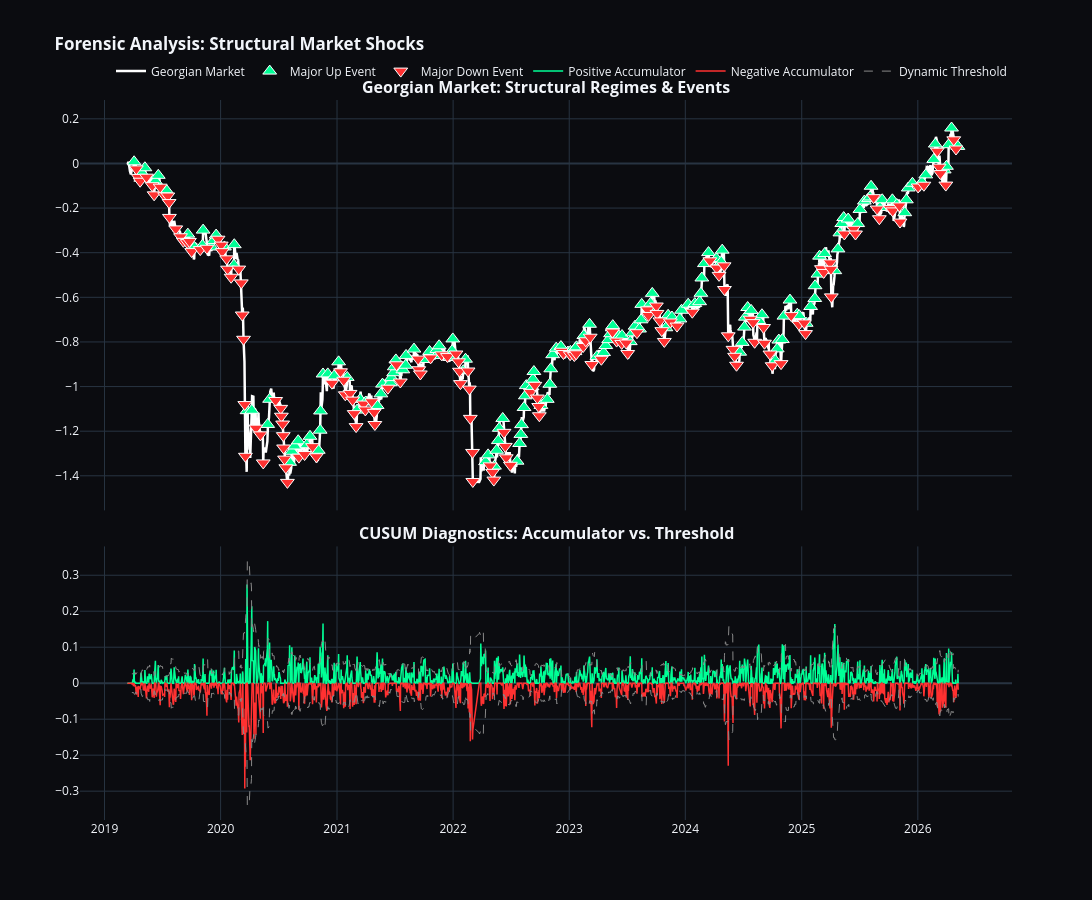

The notebook cell saved with this chart:
### Code cell
def plot_cusum_forensic_dashboard(equity_factor, cusum_path, X_events, factor_name_map):
    # 1. Data Preparation
    returns = _coerce_return_series(equity_factor)
    actual_cum = returns.cumsum()
    plot_df = cusum_path.copy()
    
    # Tooltip helper: Connects the event to the Macro factors
    def get_macro_string(date):
        if date not in X_events.index: return "No lead macro data"
        row = X_events.loc[date]
        top3 = row.abs().sort_values(ascending=False).head(3).index
        parts = []
        for col in top3:
            name = factor_name_map.get(col, col)
            val = row[col]
            emoji = "🟢" if val > 0 else "🔴"
            parts.append(f"{emoji} {name}: {val:.2f} SD")
        return "<br>".join(parts)

    # 2. Setup Figure
    fig = make_subplots(
        rows=2, cols=1, 
        shared_xaxes=True, 
        vertical_spacing=0.05,
        subplot_titles=("<b>Georgian Market: Structural Regimes & Events</b>", 
                        "<b>CUSUM Diagnostics: Accumulator vs. Threshold</b>"),
        row_heights=[0.6, 0.4]
    )

    # --- PANE 1: REGIME SHADING ---
    regimes = plot_df['event_side'].replace(0, np.nan).ffill().fillna(0)
    changes = regimes.diff().ne(0).cumsum()
    for reg_id in changes.unique():
        subset = regimes[changes == reg_id]
        val = subset.iloc[0]
        color = "rgba(0, 255, 150, 0.08)" if val == 1 else "rgba(255, 49, 49, 0.08)" if val == -1 else "rgba(0,0,0,0)"
        fig.add_vrect(x0=subset.index[0], x1=subset.index[-1], fillcolor=color, layer="below", line_width=0, row=1, col=1)

    # --- PANE 1: GEORGIAN MARKET ---
    fig.add_trace(go.Scatter(
        x=actual_cum.index, y=actual_cum, 
        name="Georgian Market",
        line=dict(color="#FFFFFF", width=2.5)
    ), row=1, col=1)

    # --- PANE 1: STRUCTURAL EVENTS ---
    up_events = plot_df[plot_df["event_side"] == 1]
    down_events = plot_df[plot_df["event_side"] == -1]

    if not up_events.empty:
        fig.add_trace(go.Scatter(
            x=up_events.index, y=actual_cum.loc[up_events.index],
            mode="markers", name="Major Up Event",
            marker=dict(color="#00FF96", size=12, symbol="triangle-up", line=dict(width=1, color="white")),
            customdata=[get_macro_string(d) for d in up_events.index],
            hovertemplate="<b>Major Up Event</b><br>%{customdata}<extra></extra>"
        ), row=1, col=1)

    if not down_events.empty:
        fig.add_trace(go.Scatter(
            x=down_events.index, y=actual_cum.loc[down_events.index],
            mode="markers", name="Major Down Event",
            marker=dict(color="#FF3131", size=12, symbol="triangle-down", line=dict(width=1, color="white")),
            customdata=[get_macro_string(d) for d in down_events.index],
            hovertemplate="<b>Major Down Event</b><br>%{customdata}<extra></extra>"
        ), row=1, col=1)

    # --- PANE 2: CUSUM ACCUMULATORS ---
    fig.add_trace(go.Scatter(x=plot_df.index, y=plot_df["positive_accumulator"], name="Positive Accumulator", line=dict(color="#00FF96", width=1.5)), row=2, col=1)
    fig.add_trace(go.Scatter(x=plot_df.index, y=plot_df["negative_accumulator"], name="Negative Accumulator", line=dict(color="#FF3131", width=1.5)), row=2, col=1)
    fig.add_trace(go.Scatter(x=plot_df.index, y=plot_df["positive_threshold"], name="Dynamic Threshold", line=dict(color="#888888", width=1, dash="dash")), row=2, col=1)
    fig.add_trace(go.Scatter(x=plot_df.index, y=plot_df["negative_threshold"], name="Dynamic Threshold", line=dict(color="#888888", width=1, dash="dash"), showlegend=False), row=2, col=1)

    # 3. Styling
    fig.update_layout(
        template="plotly_dark", height=900, width=1200,
        title_text="<b>Forensic Analysis: Structural Market Shocks</b>",
        hovermode="x unified",
        legend=dict(orientation="h", yanchor="bottom", y=1.02, xanchor="right", x=1),
        paper_bgcolor="#0b0c10", plot_bgcolor="#0b0c10"
    )
    return fig

fig = plot_cusum_forensic_dashboard(equity_factor, cusum_path, X_events, factor_name_map1)
fig.show()

### Figure 1 — Plotly figure (JSON) as saved in the notebook; plotly's stock layout.template omitted (floating-point values rounded to 4 significant figures; data arrays with more than 128 entries replaced by an {"elided": "..."} marker saying what was removed)
{"data": [{"line": {"color": "#FFFFFF", "width": 2.5}, "name": "Georgian Market", "type": "scatter", "x": {"elided": "1840 str values"}, "xaxis": "x", "y": {"elided": "1840 float values"}, "yaxis": "y"}, {"customdata": {"elided": "176 str values"}, "hovertemplate": "<b>Major Up Event</b><br>%{customdata}<extra></extra>", "marker": {"color": "#00FF96", "line": {"color": "white", "width": 1}, "size": 12, "symbol": "triangle-up"}, "mode": "markers", "name": "Major Up Event", "type": "scatter", "x": {"elided": "176 str values"}, "xaxis": "x", "y": {"elided": "176 float values"}, "yaxis": "y"}, {"customdata": {"elided": "160 str values"}, "hovertemplate": "<b>Major Down Event</b><br>%{customdata}<extra></extra>", "marker": {"color": "#FF3131", "line": {"color": "white", "width": 1}, "size": 12, "symbol": "triangle-down"}, "mode": "markers", "name": "Major Down Event", "type": "scatter", "x": {"elided": "160 str values"}, "xaxis": "x", "y": {"elided": "160 float values"}, "yaxis": "y"}, {"line": {"color": "#00FF96", "width": 1.5}, "name": "Positive Accumulator", "type": "scatter", "x": {"elided": "1840 str values"}, "xaxis": "x2", "y": {"elided": "1840 float values"}, "yaxis": "y2"}, {"line": {"color": "#FF3131", "width": 1.5}, "name": "Negative Accumulator", "type": "scatter", "x": {"elided": "1840 str values"}, "xaxis": "x2", "y": {"elided": "1840 float values"}, "yaxis": "y2"}, {"line": {"color": "#888888", "dash": "dash", "width": 1}, "name": "Dynamic Threshold", "type": "scatter", "x": {"elided": "1840 str values"}, "xaxis": "x2", "y": {"elided": "1840 float values"}, "yaxis": "y2"}, {"line": {"color": "#888888", "dash": "dash", "width": 1}, "name": "Dynamic Threshold", "showlegend": false, "type": "scatter", "x": {"elided": "1840 str values"}, "xaxis": "x2", "y": {"elided": "1840 float values"}, "yaxis": "y2"}], "layout": {"annotations": [{"font": {"size": 16}, "showarrow": false, "text": "<b>Georgian Market: Structural Regimes & Events</b>", "x": 0.5, "xanchor": "center", "xref": "paper", "y": 1, "yanchor": "bottom", "yref": "paper"}, {"font": {"size": 16}, "showarrow": false, "text": "<b>CUSUM Diagnostics: Accumulator vs. Threshold</b>", "x": 0.5, "xanchor": "center", "xref": "paper", "y": 0.38, "yanchor": "bottom", "yref": "paper"}], "height": 900, "hovermode": "x unified", "legend": {"orientation": "h", "x": 1, "xanchor": "right", "y": 1.02, "yanchor": "bottom"}, "paper_bgcolor": "#0b0c10", "plot_bgcolor": "#0b0c10", "title": {"text": "<b>Forensic Analysis: Structural Market Shocks</b>"}, "width": 1200, "xaxis": {"anchor": "y", "autorange": true, "domain": [0, 1], "matches": "x2", "range": ["2018-10-18 16:14:04.2997", "2026-10-21 07:45:55.7003"], "showticklabels": false, "type": "date"}, "xaxis2": {"anchor": "y2", "autorange": true, "domain": [0, 1], "range": ["2018-10-18 16:14:04.2997", "2026-10-21 07:45:55.7003"], "type": "date"}, "yaxis": {"anchor": "x", "autorange": true, "domain": [0.43, 1], "range": [-1.555, 0.2845], "type": "linear"}, "yaxis2": {"anchor": "x2", "autorange": true, "domain": [0, 0.38], "range": [-0.3801, 0.3801], "type": "linear"}}}
